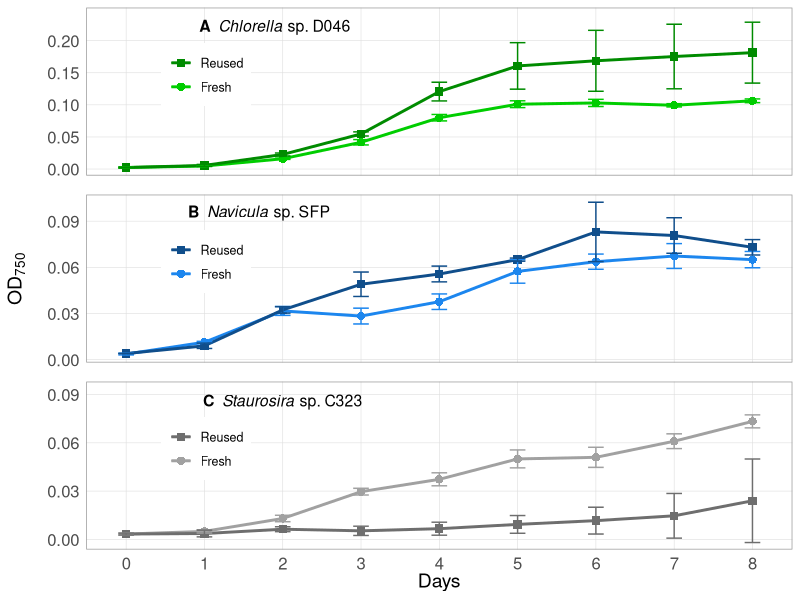
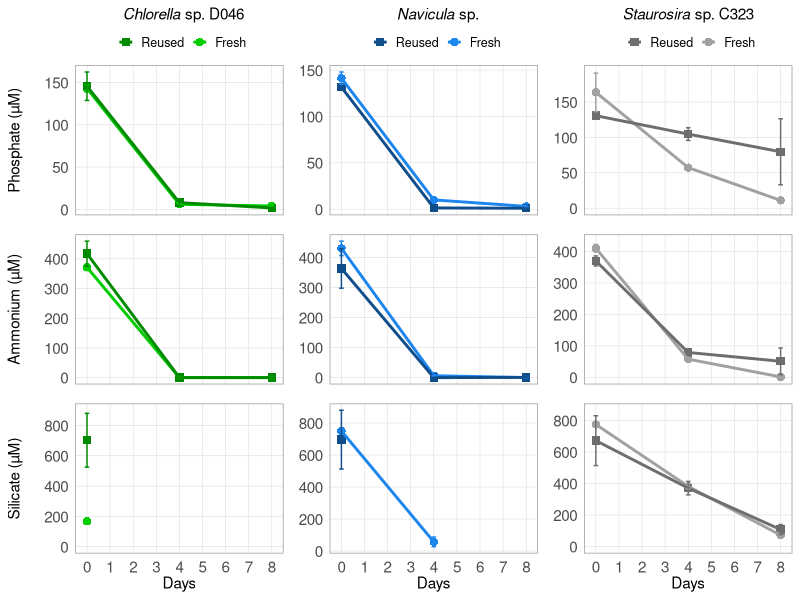
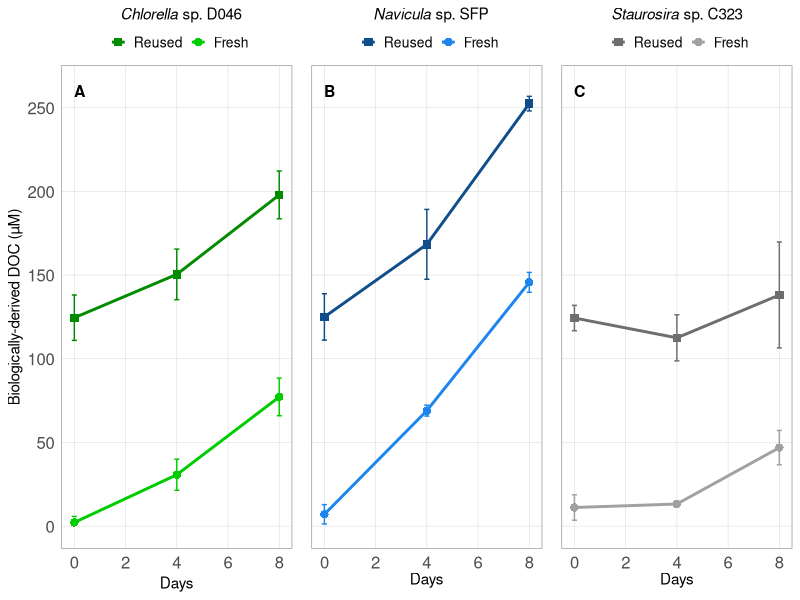
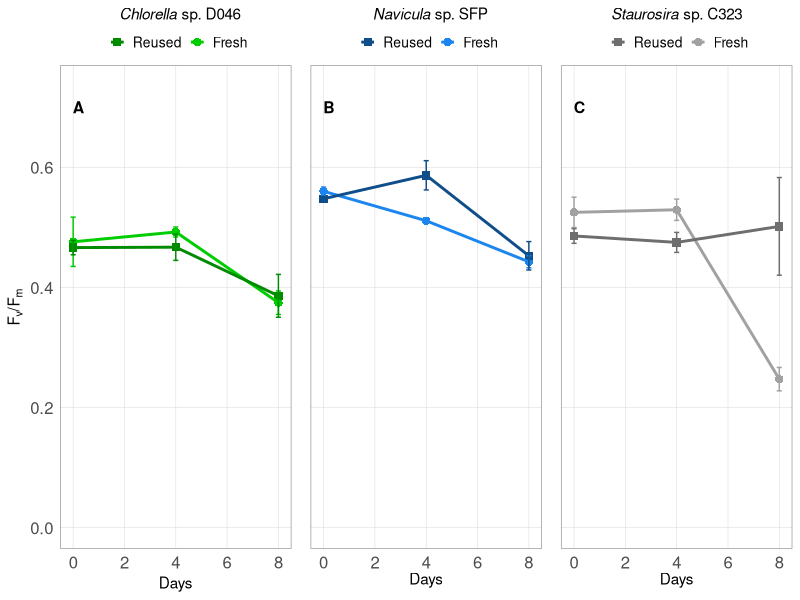
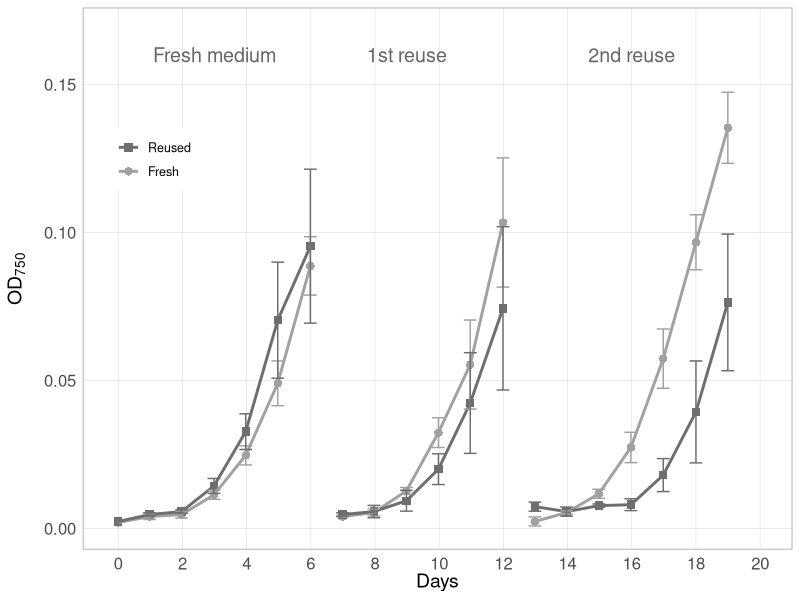
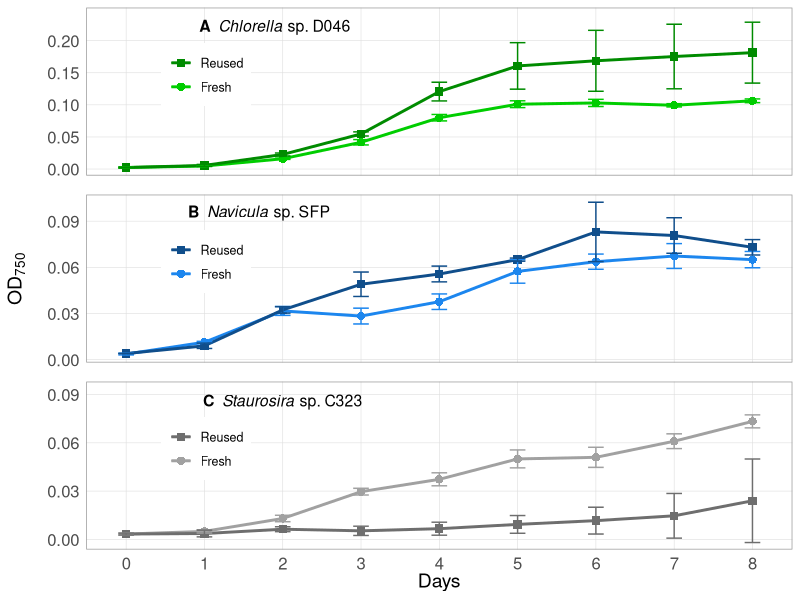
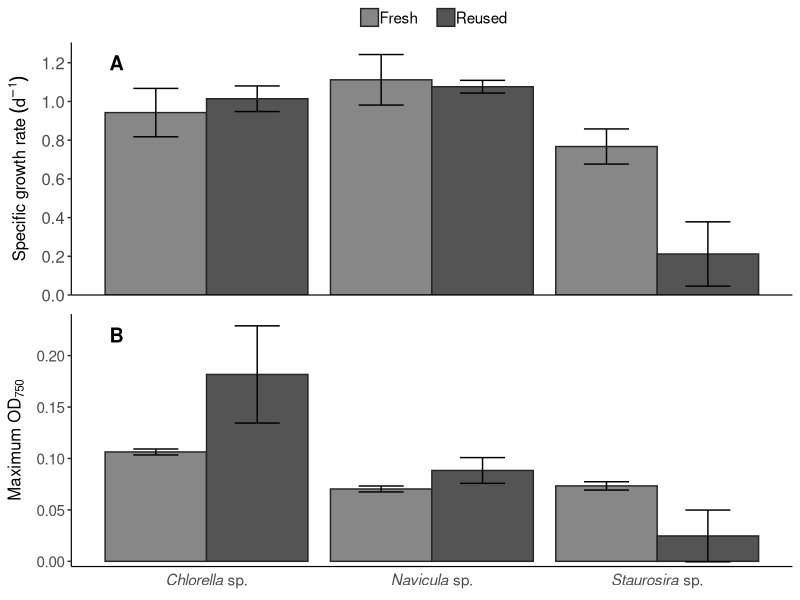
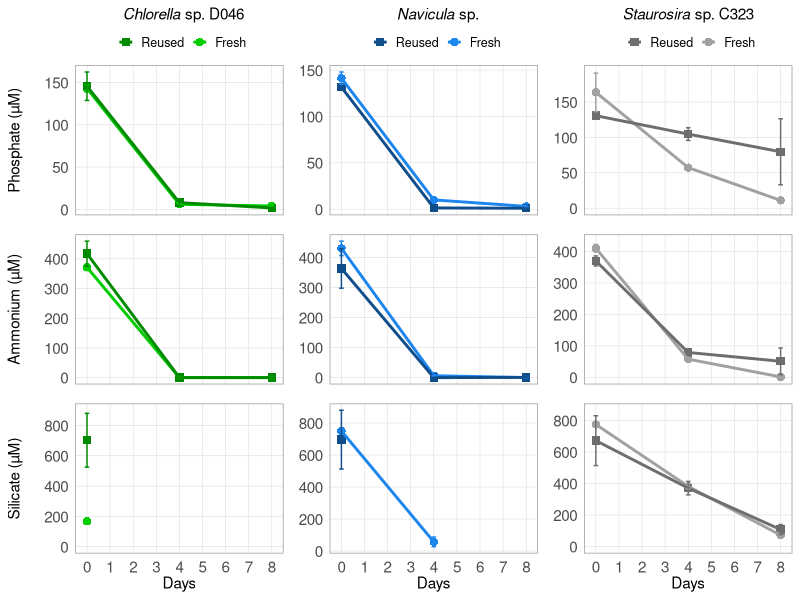

These charts were generated, in order, by the following R code:
# Project: Microalgae Cross-strain Growth Medium Reuse Experiment
# Author: Sarah Loftus, sarah.e.loftus@gmail.com

# This code organizes, analyses, and visualizes data from mircoalgae cross-strain reused medium experiments. 

# Input data and metadata are also available on Figshare: https://doi.org/10.6084/m9.figshare.7831913.v2

#######################################################################################

### Install packages ###

# Data management
library(tidyverse) 
library(lubridate)
library(broom)

# Plotting
library(gtable)
library(grid)
library(ggpubr)

### Read Data (see metadata for CSV file column descriptions)
growth_df <- read.csv("input_data/Data1_Growth.csv")        # Algae growth and experimental data for each culture replicate
daily_df <- read.csv("input_data/Data2_Daily.csv")          # Daily sampling data 

#### Parse dates and times, and calculate Days elapsed ####

daily_df %>%
  mutate(Date = mdy(Date),   
         Tstart = hm(Tstart),
         Tend = hm(Tend),
         Tmid = Tstart + as.period(0.5*as.duration(Tend - Tstart))) %>%   # Tmid = midpoint between start and end of sampling time
  do(mutate(., DaysElapsed = ((Date + Tmid) - (Date[Round == 0 & Day == 0] + Tmid[Round == 0 & Day == 0]) )/ 86400) ) %>%   # DaysElapsed =  days elapsed since start of each experiment
  select(Round, Day, Chl_medium, OD750_medium, DaysElapsed) -> daily_df2 
  # Note: warning messages do not pose problem to further analysis

#### Define additional variables ####

growth_df %>%    
  inner_join(daily_df2, by = c("Round", "Day") ) %>% # Add daily measurement data to growth data frame
  mutate(biomass_OD = OD750 -  OD750_medium,         # biomass_OD = Blank-corrected OD750 of the culture, in arbitrary units
         biomass_chl = Chl - Chl_medium              # biomass_chl = Blank-corrected chlorophyll-a concentration of the culture, in relative fluorescence units
  ) -> growth_df2    

#### Calculate daily averages and standard deviations of all variables in growth data frame. For use in plotting. ####

growth_df2 %>%
  select(-Replicate, -Chl, -OD750, -Chl_medium, -OD750_medium) %>% 
  group_by(Algae, Round, Treatment, Day) %>% 
  summarize_all(funs(mean, sd), na.rm = TRUE) %>%
  replace(., is.na(.), NA)-> growth_df_avgs  

#### Calculate variables for algae growth statistics ####

# Define time periods where cultures are in exponential phase for calculating specific growth rates (*** this is based on OD growth phase)
mu_period_02 <- 0:2   # Days 0-2; for: Navicula Round 3 all treatments/replicates
mu_period_03 <- 0:3   # Days 0-3; for: C323 Round 1 Fresh C, C323 Round 3 Fresh all replciates
mu_period_04 <- 0:4   # Days 0-4; for: C323 Round 1 Recycled B, D046 Round 3 all treatments/replicates
mu_period_13 <- 1:3   # Days 1-3; for: C323 Round 1 Fresh A
mu_period_14 <- 1:4   # Days 1-4; for: C323 Round 1 Fresh B & Recycled A & Recycled C, C323 Round 2 Fresh all replicates
mu_period_25 <- 2:5   # Days 2-5; for: C323 Round 0 all treatments/replicates
mu_period_35 <- 3:5   # Days 3-5; for: C323 Round 2 Recycled all replicates
mu_period_38 <- 3:8   # Days 3-8; for: C323 Round 3 Recycled all replciates

# Calculate specific growth rate 
growth_df2 %>%
  filter( (Algae == "Navicula" & Day %in% mu_period_02) |     # Based on the stated definitions above, select only the days used to calculate specific growth rate
          ( (Algae == "C323" & ( (Round == 1 & Treatment == "F" & Replicate == "C") | (Round == 3 & Treatment == "F") ) ) & Day %in% mu_period_03) |
          ( ((Algae == "C323" & Round == 1 & Treatment == "R" & Replicate == "E") | (Algae == "D046" & Round == 3)) & Day %in% mu_period_04) |
          (Algae == "C323" & Round == 1 & Treatment == "F" & Replicate == "A" & Day %in% mu_period_13) |
          ( (Algae == "C323" & ( ( Round == 1 & ( (Treatment == "F" & Replicate == "B") | (Treatment == "R" & (Replicate == "D" | Replicate == "F")))) | (Round == 2 & Treatment == "F"))) & Day %in% mu_period_14) | 
          (Algae == "C323" & Round == 0 & Day %in% mu_period_25) |
          (Algae == "C323" & Round == 2 & Treatment == "R" & Day %in% mu_period_35) |
          (Algae == "C323" & Round == 3 & Treatment == "R" & Day %in% mu_period_38) ) %>%   
  group_by(Algae, Round, Treatment, Replicate) %>%
  do(tidy(lm(log(biomass_OD) ~ DaysElapsed, data = .))) %>%   # linear regression of natural log algae cell concentration versus time
  filter(term == "DaysElapsed") %>%                          # where "DaysElapsed" is the row term in the linear regression output to indicate the slope, i.e., the specific growth rate
  rename(mu = estimate) %>%                                  # rename the slope of the linear regression ("estimate") as mu, mu = the specific growth rate (units = 1/day)
  select(Algae, Round, Treatment, Replicate, mu) -> mu_data

# Take averages and standard deviations of specific growth rate
mu_data %>%
  group_by(Algae, Round, Treatment) %>% 
  select(-Replicate) %>% 
  summarize_all(funs(mean, sd), na.rm = TRUE) -> mu_avgs  

# Find the maximum OD over the growth period for each replicate
growth_df2 %>% 
  select(Round, Day, Algae, Treatment, Replicate, biomass_OD) %>% 
  group_by(Round, Algae, Treatment, Replicate) %>% 
  summarize(max_OD = max(biomass_OD)) -> max_OD_data 

# Take average and standard deviation of maximum OD
max_OD_data %>% 
  group_by(Algae, Round, Treatment) %>% 
  select(-Replicate) %>% 
  summarize_all(funs(mean, sd), na.rm = TRUE) -> max_OD_avgs 

# Change in DOC in Round 3
growth_df2 %>% 
  filter(Round == 3) %>% 
  select(Day, Algae, Treatment, Replicate, DOC, biomass_OD) %>% 
  group_by(Algae, Treatment, Replicate) %>% 
  summarize(DOC_change = DOC[Day == 8] - DOC[Day == 0], # Change in DOC over the growth period
            DOC_per_OD = DOC_change/(biomass_OD[Day == 8] - biomass_OD[Day == 0])) -> DOC_change # Change in DOC per change in OD over the growth period

# Take average and standard deviation of net change in DOC in Round 3
DOC_change %>%   
  select(-Replicate) %>% 
  summarize_all(funs(mean, sd), na.rm = TRUE) -> avg_DOC_change


#### Statistics ####

# Test for equal variances of specific growth rate (mu) and maximum OD between Fresh and Reused treatments in Round 3 for each algae

# Variance test for mu
C323_mu_var <- var.test(mu_data$mu[mu_data$Algae == 'C323' & mu_data$Round == 3 & mu_data$Treatment == "F"], 
                       mu_data$mu[mu_data$Algae == 'C323' & mu_data$Round == 3 & mu_data$Treatment == "R"],
                       alternative = "two.sided")

D046_mu_var <- var.test(mu_data$mu[mu_data$Algae == 'D046' & mu_data$Treatment == "F"], 
                       mu_data$mu[mu_data$Algae == 'D046' & mu_data$Treatment == "R"],
                       alternative = "two.sided")

Navi_mu_var <- var.test(mu_data$mu[mu_data$Algae == 'Navicula' & mu_data$Treatment == "F"], 
                       mu_data$mu[mu_data$Algae == 'Navicula' & mu_data$Treatment == "R"],
                       alternative = "two.sided")

# Variance test for maximum OD
C323_max_OD_var <- var.test(max_OD_data$max_OD[max_OD_data$Algae == 'C323' & max_OD_data$Round == 3 & max_OD_data$Treatment == "F"], 
                            max_OD_data$max_OD[max_OD_data$Algae == 'C323' & max_OD_data$Round == 3 & max_OD_data$Treatment == "R"],
                            alternative = "two.sided")

D046_max_OD_var <- var.test(max_OD_data$max_OD[max_OD_data$Algae == 'D046' & max_OD_data$Treatment == "F"], 
                            max_OD_data$max_OD[max_OD_data$Algae == 'D046' & max_OD_data$Treatment == "R"],
                            alternative = "two.sided")

Navi_max_OD_var <- var.test(max_OD_data$max_OD[max_OD_data$Algae == 'Navicula' & max_OD_data$Treatment == "F"], 
                            max_OD_data$max_OD[max_OD_data$Algae == 'Navicula' & max_OD_data$Treatment == "R"],
                            alternative = "two.sided")

# Perform T tests for mu and maximum OD between Fresh and Reused treatments in Round 3 for each algae
# Based on results of variance test above, indicate in T test function where "var.equal" is TRUE or FALSE

# T test for mu
C323_mu_test <- t.test(mu_data$mu[mu_data$Algae == 'C323' & mu_data$Round == 3 & mu_data$Treatment == "F"], 
                       mu_data$mu[mu_data$Algae == 'C323' & mu_data$Round == 3 & mu_data$Treatment == "R"],
                       alternative = "two.sided", paired = FALSE, var.equal = TRUE)

D046_mu_test <- t.test(mu_data$mu[mu_data$Algae == 'D046' & mu_data$Treatment == "F"], 
                        mu_data$mu[mu_data$Algae == 'D046' & mu_data$Treatment == "R"],
                        alternative = "two.sided", paired = FALSE, var.equal = TRUE)

Navi_mu_test <- t.test(mu_data$mu[mu_data$Algae == 'Navicula' & mu_data$Treatment == "F"], 
                        mu_data$mu[mu_data$Algae == 'Navicula' & mu_data$Treatment == "R"],
                        alternative = "two.sided", paired = FALSE, var.equal = TRUE)

# T test for maximum OD
C323_max_OD_test <- t.test(max_OD_data$max_OD[max_OD_data$Algae == 'C323' & max_OD_data$Round == 3 & max_OD_data$Treatment == "F"], 
                       max_OD_data$max_OD[max_OD_data$Algae == 'C323' & max_OD_data$Round == 3 & max_OD_data$Treatment == "R"],
                       alternative = "two.sided", paired = FALSE, var.equal = TRUE)

D046_max_OD_test <- t.test(max_OD_data$max_OD[max_OD_data$Algae == 'D046' & max_OD_data$Treatment == "F"], 
                       max_OD_data$max_OD[max_OD_data$Algae == 'D046' & max_OD_data$Treatment == "R"],
                       alternative = "two.sided", paired = FALSE, var.equal = FALSE)

Navi_max_OD_test <- t.test(max_OD_data$max_OD[max_OD_data$Algae == 'Navicula' & max_OD_data$Treatment == "F"], 
                       max_OD_data$max_OD[max_OD_data$Algae == 'Navicula' & max_OD_data$Treatment == "R"],
                       alternative = "two.sided", paired = FALSE, var.equal = TRUE)


#### Figures ####

# Figure 1: Daily OD ####

  # C323 Round 0-2 ####  
  C323_OD_plot_R02 <- ggplot(data = growth_df_avgs[growth_df_avgs$Algae == "C323" & growth_df_avgs$Round != 3, ], 
                             aes(x = as.numeric(DaysElapsed_mean), y = biomass_OD_mean, color = Treatment, shape = Treatment))  +
    geom_point(size = 2.5) +
    geom_line(aes(group = interaction(Treatment, Round)), size = 1) +
    geom_errorbar(aes(ymin=biomass_OD_mean - biomass_OD_sd, ymax=biomass_OD_mean + biomass_OD_sd), width= 0.4) +
    labs(x = "Days") +
    labs(y = expression("OD"["750"])) +
    scale_color_manual(labels = c("Fresh", "Reused"), values = c('gray63','gray43'), guide = guide_legend(reverse=TRUE)) +
    scale_shape_manual(labels = c("Fresh", "Reused"), values = c(16, 15), guide = guide_legend(reverse=TRUE)) +
    scale_y_continuous(breaks = seq(0, 0.15, 0.05), expand = expand_scale(mult = c(0.05,0.1))) +  
    scale_x_continuous(limits = c(-0.1,20), breaks = seq(0, 21, 2)) +
    annotate("text", x = c(3, 9, 16), y = 0.16, label = c("Fresh medium", "1st reuse", "2nd reuse"), color = "gray40", size = 5) +
    theme( legend.key = element_rect(fill = NA),  # removes color from behind legned points/lines
           legend.title = element_blank(),
           legend.text = element_text(size = 9),
           legend.position = c(0.1,0.72),
           axis.title.y = element_text(margin = margin(r =10), size = 14),  
           axis.title.x = element_text(margin = margin(r =35), size = 14),   
           panel.background = element_rect(fill = "white"),
           panel.grid.major = element_line(colour = "gray87", size = 0.2),
           panel.border = element_rect(color = "gray60", fil = NA), 
           axis.ticks = element_blank(),
           axis.text = element_text(size = 12)) 
  
  # Save plot as pdf file
  pdf("Figures/Fig1_OD_Round02.pdf", 
      width = 7.5, height = 3)
  grid.draw(C323_OD_plot_R02)
  dev.off()
  
  # D046 phase 2 (Round 3) ####    
  D046_OD_plot <- ggplot(data = growth_df_avgs[growth_df_avgs$Algae == "D046", ], 
                         aes(x = Day, y = biomass_OD_mean, color = Treatment, shape = Treatment))  +
    geom_point(size = 2.5) +
    geom_line(aes(group = interaction(Treatment, Round)), size = 1) +
    geom_errorbar(aes(ymin=biomass_OD_mean - biomass_OD_sd, ymax=biomass_OD_mean + biomass_OD_sd), width= 0.2) +
    scale_color_manual(labels = c("Fresh", "Reused"), values = c('green3', 'green4'), guide = guide_legend(reverse=TRUE)) +
    scale_shape_manual(labels = c("Fresh", "Reused"), values = c(16, 15), guide = guide_legend(reverse=TRUE)) +
    scale_y_continuous(breaks = seq(0, 0.20, 0.05), expand = expand_scale(mult = c(0.05,0.1))) +  
    scale_x_continuous(limits = c(-0.1,8.1), breaks = seq(0, 8, 1)) +
    labs( y = " ") +
    annotate("text", x = 1.9, y = 0.22, label = expression(paste(bold("A"), italic("  Chlorella"), " sp. D046")), size = 4) + 
    theme( legend.key = element_rect(fill = NA),  # removes color from behind legned points/lines
           legend.title = element_blank(),
           legend.text = element_text(size = 9),
           axis.title.y = element_text(margin = margin(r = 15), size = 14),
           axis.title.x = element_blank(),
           legend.position = c(0.17,0.6),
           panel.grid.major = element_line(colour = "gray87", size = 0.2),
           panel.border = element_rect(color = "gray60", fil = NA), 
           panel.background = element_rect(fill = "white"),
           axis.ticks = element_blank(),
           axis.text.x = element_blank(),
           axis.text.y = element_text(size = 12))   
  
  # Navicula phase 2 (Round 3) #### 
  Navicula_OD_plot <- ggplot(data = growth_df_avgs[growth_df_avgs$Algae == "Navicula", ], 
                             aes(x = Day, y = biomass_OD_mean, color = Treatment, shape = Treatment))  +
    geom_point(size = 2.5) +
    geom_line(aes(group = interaction(Treatment, Round)), size = 1) +
    geom_errorbar(aes(ymin=biomass_OD_mean - biomass_OD_sd, ymax=biomass_OD_mean + biomass_OD_sd), width= 0.2) +
    labs(y = expression("OD"["750"])) +
    scale_color_manual(labels = c("Fresh", "Reused"), values = c('dodgerblue2', 'dodgerblue4'), guide = guide_legend(reverse=TRUE)) +
    scale_shape_manual(labels = c("Fresh", "Reused"), values = c(16, 15), guide = guide_legend(reverse=TRUE)) +
    scale_y_continuous(breaks = seq(0, 0.1, 0.03), expand = expand_scale(mult = c(0.05, 0.05))) +  
    scale_x_continuous(limits = c(-0.1,8.1), breaks = seq(0, 8, 1)) +
    annotate("text", x = 1.7, y = 0.095, label = expression(paste( bold("B"), italic("  Navicula"), " sp. SFP")), size = 4) + 
    theme( legend.key = element_rect(fill = NA),  # removes color from behind legned points/lines
           legend.title = element_blank(),
           legend.text = element_text(size = 9),
           legend.position = c(0.17,0.6),
           axis.title.y = element_text(margin = margin(r = 15), size = 14),  
           axis.title.x = element_blank(),   
           panel.grid.major = element_line(colour = "gray87", size = 0.2),
           panel.border = element_rect(color = "gray60", fil = NA),            
           panel.background = element_rect(fill = "white"),
           axis.ticks = element_blank(),
           axis.text.x = element_blank(),
           axis.text.y = element_text(size = 12)) 
  
  # C323 phase 2 (Round 3) ####  
  C323_OD_plot <- ggplot(data = growth_df_avgs[growth_df_avgs$Algae == "C323" & growth_df_avgs$Round == 3, ], 
                         aes(x = Day, y = biomass_OD_mean, color = Treatment, shape = Treatment))  +
    geom_point(size = 2.5) +
    geom_line(aes(group = interaction(Treatment, Round)), size = 1) +
    geom_errorbar(aes(ymin=biomass_OD_mean - biomass_OD_sd, ymax=biomass_OD_mean + biomass_OD_sd), width= 0.2) +
    labs(x = "Days") +
    scale_color_manual(labels = c("Fresh", "Reused"), values = c('gray63','gray43'), guide = guide_legend(reverse=TRUE)) +
    scale_shape_manual(labels = c("Fresh", "Reused"), values = c(16, 15), guide = guide_legend(reverse=TRUE)) +
    scale_y_continuous(breaks = seq(0, 0.1, 0.03), expand = expand_scale(mult = c(0.05,0.15))) +  
    scale_x_continuous(limits = c(-0.1,8.1), breaks = seq(0, 8, 1)) +
    annotate("text", x = 2, y = 0.085, label = expression(paste(bold("C"), italic("  Staurosira"), " sp. C323")), size = 4) + 
    theme( legend.key = element_rect(fill = NA),  # removes color from behind legned points/lines
           legend.title = element_blank(),
           legend.text = element_text(size = 9),
           legend.position = c(0.17,0.6),
           axis.title.y = element_blank(),  
           axis.title.x = element_text(margin = margin(r = 35), size = 14),   
           panel.background = element_rect(fill = "white"),
           panel.grid.major = element_line(colour = "gray87", size = 0.2),
           panel.border = element_rect(color = "gray60", fil = NA), 
           axis.ticks = element_blank(),
           axis.text = element_text(size = 12))   
  
  # Combine Round 3 Daily OD plots in a grid & Save as pdf ####
  
  # Convert ggplots to grobs
  D046_OD_grob <- ggplotGrob(D046_OD_plot)
  C323_OD_grob <- ggplotGrob(C323_OD_plot)
  Navi_OD_grob <- ggplotGrob(Navicula_OD_plot)
  
  # Combine in grid
  OD_gridplot <- rbind(D046_OD_grob, Navi_OD_grob, C323_OD_grob, size = "first")
  
  grid.newpage()
  grid.draw(OD_gridplot)
  
  # Save plot as pdf file
  pdf("Figures/Fig2_ODGrid.pdf", 
      width = 4, height = 6)
  grid.draw(OD_gridplot)
  dev.off()
  
# Figure S1: Specific growth rate and maximum OD in phase 2 (Round 3) ####
  
  # reorder the x-axis to D046, Navi, C323
  mu_avgs$Algae <- factor(mu_avgs$Algae, levels = c("D046", "Navicula", "C323"))
  max_OD_avgs$Algae <- factor(max_OD_avgs$Algae, levels = c("D046", "Navicula", "C323"))
  
  
  specific_growth_plot <- ggplot(data = mu_avgs[mu_avgs$Round == 3, ], 
                         aes(x = Algae, y = mean, fill = Treatment))  +
    geom_col(position = position_dodge(0.9), color = "gray15") +
    geom_errorbar(aes(ymin=mean - sd, ymax= mean + sd), width= 0.4, position = position_dodge(0.9)) +
    labs(y = expression(paste("Specific growth rate ", ("d"^-1)))) +
    scale_fill_manual(labels = c("Fresh", "Reused"), values = c('gray53','gray33')) +
    scale_x_discrete(labels=c("D046" = expression(paste(italic("Chlorella"), " sp.")), "Navicula" = expression(paste(italic("Navicula"), " sp.")), "C323" = expression(paste(italic("Staurosira"), " sp.")))) +
    annotate("text", x = 0.6, y = 1.2, label = expression(paste(bold("A"))), size = 5) + 
    scale_y_continuous(expand = expand_scale(mult = c(0, 0.05)), breaks = seq(0,1.2, by = 0.2)) +
    theme( legend.key = element_rect(fill = NA),  
           legend.title = element_blank(),
           legend.text = element_text(size = 11, margin = margin(r = 8)),
           legend.position = "top",
           legend.key.size = unit(5, "mm"),
           legend.justification = "center",
           legend.margin=margin(t = 0, b = 0, l = 10),
           legend.box.margin=margin(t = 0, b = 0),
           legend.spacing.x = unit(1, "mm"),
           panel.background = element_rect(fill = NA),
           axis.line = element_line(color = "black", size = 0.4),
           axis.ticks.x = element_blank(),
           axis.title.y = element_text(margin = margin(r = 6),size = 12),
           axis.text.y = element_text(size = 12),
           axis.title.x = element_blank(),
           axis.text.x = element_blank()) 
  
  max_OD_plot <- ggplot(data = max_OD_avgs[max_OD_avgs$Round == 3, ], 
                                 aes(x = Algae, y = mean, fill = Treatment))  +
    geom_col(position = position_dodge(0.9), color = "gray15") +
    geom_errorbar(aes(ymin=mean - sd, ymax= mean + sd), width= 0.4, position = position_dodge(0.9)) +
    labs(y = expression("Maximum OD"["750"])) +
    scale_fill_manual(labels = c("Fresh", "Reused"), values = c('gray53','gray33')) +
    scale_x_discrete(labels=c("D046" = expression(paste(italic("Chlorella"), " sp.")), "Navicula" = expression(paste(italic("Navicula"), " sp.")), "C323" = expression(paste(italic("Staurosira"), " sp.")))) +
    annotate("text", x = 0.6, y = 0.22, label = expression(paste(bold("B"))), size = 5) + 
    scale_y_continuous(expand = expand_scale(mult = c(0.02, 0.05)), breaks = seq(0,0.2, by = 0.05)) +
    theme( legend.position = "none",                              
           panel.background = element_rect(fill = NA),
           axis.line = element_line(color = "black", size = 0.4),
           axis.ticks.x = element_blank(),
           axis.title = element_text(margin = margin(r = 6),size = 12),
           axis.text = element_text(size = 11),
           axis.title.x = element_blank(),
           axis.title.y = element_text(margin = margin(r = 6),size = 12))   
  
  # Combine plots
  mu_grob <- ggplotGrob(specific_growth_plot)
  max_OD_grob <- ggplotGrob(max_OD_plot)
  
  mu_maxOD_grid <- rbind(mu_grob, max_OD_grob, size = "first")
  
  # Save plot as pdf file
  pdf("Figures/FigS1_mu_maxOD_Grid.pdf", 
      width = 4.5, height = 6.5)
  grid.draw(mu_maxOD_grid)
  dev.off()
  
# Nutrients versus Time (not published) ####    
  
  # PO4
  # D046 Round 3 ####    
  D046_PO4_plot <- ggplot(data = growth_df_avgs[growth_df_avgs$Algae == "D046" & !(is.na(growth_df_avgs$PO4_mean)), ], 
                         aes(x = Day, y = PO4_mean, color = Treatment, shape = Treatment))  +
    geom_point(size = 2.5) +
    geom_line(aes(group = interaction(Treatment, Round)), size = 1) +
    geom_errorbar(aes(ymin=PO4_mean - PO4_sd, ymax=PO4_mean + PO4_sd), width= 0.2) +
    scale_color_manual(labels = c("Fresh", "Reused"), values = c('green3', 'green4'), guide = guide_legend(reverse=TRUE)) +
    scale_shape_manual(labels = c("Fresh", "Reused"), values = c(16, 15), guide = guide_legend(reverse=TRUE)) +
    scale_y_continuous(breaks = seq(0, 175, 50), expand = expand_scale(mult = c(0.05,0.05))) +  
    scale_x_continuous(limits = c(-0.1,8.1), breaks = seq(0, 8, 1)) +
    labs( y = "Phosphate (µM)", title = expression(paste(italic("  Chlorella"), " sp. D046"))) +
    theme( legend.key = element_rect(fill = NA),  # removes color from behind legned points/lines
           legend.title = element_blank(),
           legend.text = element_text(size = 9),
           axis.title.y = element_text(margin = margin(r = 15), size = 11),
           axis.title.x = element_blank(),
           legend.position = "top",
           legend.key.size = unit(4, "mm"),
           legend.justification = "center",
           legend.margin=margin(t = 0, b = 0, l = 4),
           legend.box.margin=margin(t = 0, b = 0),
           legend.spacing.x = unit(1, "mm"),
           plot.title = element_text(hjust = 0.5, size = 11),
           panel.grid.major = element_line(colour = "gray87", size = 0.2),
           panel.border = element_rect(color = "gray60", fil = NA), 
           panel.background = element_rect(fill = "white"),
           axis.ticks = element_blank(),
           axis.text.x = element_blank(),
           axis.text.y = element_text(size = 11)) 

  # Navicula Round 3 ####    
  Navi_PO4_plot <- ggplot(data = growth_df_avgs[growth_df_avgs$Algae == "Navicula" & !(is.na(growth_df_avgs$PO4_mean)), ], 
                          aes(x = Day, y = PO4_mean, color = Treatment, shape = Treatment))  +
    geom_point(size = 2.5) +
    geom_line(aes(group = interaction(Treatment, Round)), size = 1) +
    geom_errorbar(aes(ymin=PO4_mean - PO4_sd, ymax=PO4_mean + PO4_sd), width= 0.2) +
    scale_color_manual(labels = c("Fresh", "Reused"), values = c('dodgerblue2', 'dodgerblue4'), guide = guide_legend(reverse=TRUE)) +
    scale_shape_manual(labels = c("Fresh", "Reused"), values = c(16, 15), guide = guide_legend(reverse=TRUE)) +
    scale_y_continuous(breaks = seq(0, 175, 50), expand = expand_scale(mult = c(0.05,0.05))) +  
    scale_x_continuous(limits = c(-0.1,8.1), breaks = seq(0, 8, 1)) +
    labs(title = expression(paste(italic("  Navicula"), " sp."))) +
    theme( legend.key = element_rect(fill = NA),  # removes color from behind legned points/lines
           legend.title = element_blank(),
           legend.text = element_text(size = 9),
           axis.title.y = element_blank(),
           axis.title.x = element_blank(),
           legend.position = "top",
           legend.key.size = unit(4, "mm"),
           legend.justification = "center",
           legend.margin=margin(t = 0, b = 0, l = 4),
           legend.box.margin=margin(t = 0, b = 0),
           legend.spacing.x = unit(1, "mm"),
           plot.title = element_text(hjust = 0.5, size = 11),
           panel.grid.major = element_line(colour = "gray87", size = 0.2),
           panel.border = element_rect(color = "gray60", fil = NA), 
           panel.background = element_rect(fill = "white"),
           axis.ticks = element_blank(),
           axis.text.x = element_blank(),
           axis.text.y = element_text(size = 11))   
  
  # C323 Round 3 ####    
  C323_PO4_plot <- ggplot(data = growth_df_avgs[growth_df_avgs$Algae == "C323" & !(is.na(growth_df_avgs$PO4_mean)) & growth_df_avgs$Round == 3, ], 
                          aes(x = Day, y = PO4_mean, color = Treatment, shape = Treatment))  +
    geom_point(size = 2.5) +
    geom_line(aes(group = interaction(Treatment, Round)), size = 1) +
    geom_errorbar(aes(ymin=PO4_mean - PO4_sd, ymax=PO4_mean + PO4_sd), width= 0.2) +
    scale_color_manual(labels = c("Fresh", "Reused"), values = c('gray63','gray43'), guide = guide_legend(reverse=TRUE)) +
    scale_shape_manual(labels = c("Fresh", "Reused"), values = c(16, 15), guide = guide_legend(reverse=TRUE)) +
    scale_y_continuous(breaks = seq(0, 175, 50), expand = expand_scale(mult = c(0.05,0.01)), limits = c(0, 200)) +  
    scale_x_continuous(limits = c(-0.1,8.1), breaks = seq(0, 8, 1)) +
    labs(title = expression(paste(italic("Staurosira"), " sp. C323"))) +
    theme( legend.key = element_rect(fill = NA),  # removes color from behind legned points/lines
           legend.title = element_blank(),
           legend.text = element_text(size = 9),
           axis.title.y = element_blank(),
           axis.title.x = element_blank(),
           legend.position = "top",
           legend.key.size = unit(4, "mm"),
           legend.justification = "center",
           legend.margin=margin(t = 0, b = 0, l = 4),
           legend.box.margin=margin(t = 0, b = 0),
           legend.spacing.x = unit(1, "mm"),
           plot.title = element_text(hjust = 0.5, size = 11),
           panel.grid.major = element_line(colour = "gray87", size = 0.2),
           panel.border = element_rect(color = "gray60", fil = NA), 
           panel.background = element_rect(fill = "white"),
           axis.ticks = element_blank(),
           axis.text.x = element_blank(),
           axis.text.y = element_text(size = 11)) 

  # NH4
  # D046 Round 3 ####    
  D046_NH4_plot <- ggplot(data = growth_df_avgs[growth_df_avgs$Algae == "D046" & !(is.na(growth_df_avgs$NH4_mean)), ], 
                          aes(x = Day, y = NH4_mean, color = Treatment, shape = Treatment))  +
    geom_point(size = 2.5) +
    geom_line(aes(group = interaction(Treatment, Round)), size = 1) +
    geom_errorbar(aes(ymin=NH4_mean - NH4_sd, ymax=NH4_mean + NH4_sd), width= 0.2) +
    scale_color_manual(labels = c("Fresh", "Reused"), values = c('green3', 'green4'), guide = guide_legend(reverse=TRUE)) +
    scale_shape_manual(labels = c("Fresh", "Reused"), values = c(16, 15), guide = guide_legend(reverse=TRUE)) +
    scale_y_continuous(breaks = seq(0, 450, 100), expand = expand_scale(mult = c(0.05,0.05))) +  
    scale_x_continuous(limits = c(-0.1,8.1), breaks = seq(0, 8, 1)) +
    labs( y = "Ammonium (µM)") +
    theme( legend.position="none",
           axis.title.y = element_text(margin = margin(r = 15), size = 11),
           axis.title.x = element_blank(),
           panel.grid.major = element_line(colour = "gray87", size = 0.2),
           panel.border = element_rect(color = "gray60", fil = NA), 
           panel.background = element_rect(fill = "white"),
           axis.ticks = element_blank(),
           axis.text.x = element_blank(),
           axis.text.y = element_text(size = 11)) 
  
  # Navicula Round 3 ####    
  Navi_NH4_plot <- ggplot(data = growth_df_avgs[growth_df_avgs$Algae == "Navicula" & !(is.na(growth_df_avgs$NH4_mean)), ], 
                          aes(x = Day, y = NH4_mean, color = Treatment, shape = Treatment))  +
    geom_point(size = 2.5) +
    geom_line(aes(group = interaction(Treatment, Round)), size = 1) +
    geom_errorbar(aes(ymin=NH4_mean - NH4_sd, ymax=NH4_mean + NH4_sd), width= 0.2) +
    scale_color_manual(labels = c("Fresh", "Reused"), values = c('dodgerblue2', 'dodgerblue4'), guide = guide_legend(reverse=TRUE)) +
    scale_shape_manual(labels = c("Fresh", "Reused"), values = c(16, 15), guide = guide_legend(reverse=TRUE)) +
    scale_y_continuous(breaks = seq(0, 450, 100), expand = expand_scale(mult = c(0.05,0.05))) +  
    scale_x_continuous(limits = c(-0.1,8.1), breaks = seq(0, 8, 1)) +
    theme( legend.position="none",
           axis.title.y = element_blank(),
           axis.title.x = element_blank(),
           panel.grid.major = element_line(colour = "gray87", size = 0.2),
           panel.border = element_rect(color = "gray60", fil = NA), 
           panel.background = element_rect(fill = "white"),
           axis.ticks = element_blank(),
           axis.text.x = element_blank(),
           axis.text.y = element_text(size = 11))   
  
  # C323 Round 3 ####    
  C323_NH4_plot <- ggplot(data = growth_df_avgs[growth_df_avgs$Algae == "C323" & !(is.na(growth_df_avgs$NH4_mean)) & growth_df_avgs$Round == 3, ], 
                          aes(x = Day, y = NH4_mean, color = Treatment, shape = Treatment))  +
    geom_point(size = 2.5) +
    geom_line(aes(group = interaction(Treatment, Round)), size = 1) +
    geom_errorbar(aes(ymin=NH4_mean - NH4_sd, ymax=NH4_mean + NH4_sd), width= 0.2) +
    scale_color_manual(labels = c("Fresh", "Reused"), values = c('gray63','gray43'), guide = guide_legend(reverse=TRUE)) +
    scale_shape_manual(labels = c("Fresh", "Reused"), values = c(16, 15), guide = guide_legend(reverse=TRUE)) +
    scale_y_continuous(breaks = seq(0, 400, 100), expand = expand_scale(mult = c(0.05,0.01)), limits = c(0, 450)) +  
    scale_x_continuous(limits = c(-0.1,8.1), breaks = seq(0, 8, 1)) +
    theme( legend.position="none",
           axis.title.y = element_blank(),
           axis.title.x = element_blank(),
           panel.grid.major = element_line(colour = "gray87", size = 0.2),
           panel.border = element_rect(color = "gray60", fil = NA), 
           panel.background = element_rect(fill = "white"),
           axis.ticks = element_blank(),
           axis.text.x = element_blank(),
           axis.text.y = element_text(size = 11)) 
 
  # Silicate
  # D046 Round 3 ####    
  D046_Si_plot <- ggplot(data = growth_df_avgs[growth_df_avgs$Algae == "D046" & !(is.na(growth_df_avgs$Si_mean)), ], 
                          aes(x = Day, y = Si_mean, color = Treatment, shape = Treatment))  +
    geom_point(size = 2.5) +
    geom_line(aes(group = interaction(Treatment, Round)), size = 1) +
    geom_errorbar(aes(ymin=Si_mean - Si_sd, ymax=Si_mean + Si_sd), width= 0.2) +
    scale_color_manual(labels = c("Fresh", "Reused"), values = c('green3', 'green4'), guide = guide_legend(reverse=TRUE)) +
    scale_shape_manual(labels = c("Fresh", "Reused"), values = c(16, 15), guide = guide_legend(reverse=TRUE)) +
    scale_y_continuous(breaks = seq(0, 1400, 200), expand = expand_scale(mult = c(0.05,0.05)), limits = c(0, 900)) +  
    scale_x_continuous(limits = c(-0.1,8.1), breaks = seq(0, 8, 1)) +
    labs( y = "Silicate (µM)", x = "Days") +
    theme( legend.position="none",
           axis.title.y = element_text(margin = margin(r = 15), size = 11),
           axis.title.x = element_text(margin = margin(r = 15), size = 11),
           panel.grid.major = element_line(colour = "gray87", size = 0.2),
           panel.border = element_rect(color = "gray60", fil = NA), 
           panel.background = element_rect(fill = "white"),
           axis.ticks = element_blank(),
           axis.text.x = element_text(size = 11),
           axis.text.y = element_text(size = 11)) 
  
  # Navicula Round 3 ####    
  Navi_Si_plot <- ggplot(data = growth_df_avgs[growth_df_avgs$Algae == "Navicula" & !(is.na(growth_df_avgs$Si_mean)), ], 
                          aes(x = Day, y = Si_mean, color = Treatment, shape = Treatment))  +
    geom_point(size = 2.5) +
    geom_line(aes(group = interaction(Treatment, Round)), size = 1) +
    geom_errorbar(aes(ymin=Si_mean - Si_sd, ymax=Si_mean + Si_sd), width= 0.2) +
    scale_color_manual(labels = c("Fresh", "Reused"), values = c('dodgerblue2', 'dodgerblue4'), guide = guide_legend(reverse=TRUE)) +
    scale_shape_manual(labels = c("Fresh", "Reused"), values = c(16, 15), guide = guide_legend(reverse=TRUE)) +
    scale_y_continuous(breaks = seq(0, 1400, 200), expand = expand_scale(mult = c(0.05,0.05))) +  
    scale_x_continuous(limits = c(-0.1,8.1), breaks = seq(0, 8, 1)) +
    labs(x = "Days") +
    theme( legend.position="none",
           axis.title.y = element_blank(),
           axis.title.x = element_text(margin = margin(r = 15), size = 11),
           panel.grid.major = element_line(colour = "gray87", size = 0.2),
           panel.border = element_rect(color = "gray60", fil = NA), 
           panel.background = element_rect(fill = "white"),
           axis.ticks = element_blank(),
           axis.text.x = element_text(size = 11),
           axis.text.y = element_text(size = 11))   
  
  # C323 Round 3 ####    
  C323_Si_plot <- ggplot(data = growth_df_avgs[growth_df_avgs$Algae == "C323" & !(is.na(growth_df_avgs$Si_mean)) & growth_df_avgs$Round == 3, ], 
                          aes(x = Day, y = Si_mean, color = Treatment, shape = Treatment))  +
    geom_point(size = 2.5) +
    geom_line(aes(group = interaction(Treatment, Round)), size = 1) +
    geom_errorbar(aes(ymin=Si_mean - Si_sd, ymax=Si_mean + Si_sd), width= 0.2) +
    scale_color_manual(labels = c("Fresh", "Reused"), values = c('gray63','gray43'), guide = guide_legend(reverse=TRUE)) +
    scale_shape_manual(labels = c("Fresh", "Reused"), values = c(16, 15), guide = guide_legend(reverse=TRUE)) +
    scale_y_continuous(breaks = seq(0, 1400, 200), expand = expand_scale(mult = c(0.05,0.01)), limits = c(0, 900)) +  
    scale_x_continuous(limits = c(-0.1,8.1), breaks = seq(0, 8, 1)) +
    labs(x = "Days") +
    theme( legend.position="none",
           axis.title.y = element_blank(),
           axis.title.x = element_text(margin = margin(r = 15), size = 11),
           panel.grid.major = element_line(colour = "gray87", size = 0.2),
           panel.border = element_rect(color = "gray60", fil = NA), 
           panel.background = element_rect(fill = "white"),
           axis.ticks = element_blank(),
           axis.text.x = element_text(size = 11),
           axis.text.y = element_text(size = 11)) 

  # Combine 9 plots in a 3x3 grid
  # Convert plots to grobs
  D046_PO4_grob <- ggplotGrob(D046_PO4_plot)
  Navi_PO4_grob <- ggplotGrob(Navi_PO4_plot)
  C323_PO4_grob <- ggplotGrob(C323_PO4_plot)
  D046_NH4_grob <- ggplotGrob(D046_NH4_plot)
  Navi_NH4_grob <- ggplotGrob(Navi_NH4_plot)
  C323_NH4_grob <- ggplotGrob(C323_NH4_plot)
  D046_Si_grob <- ggplotGrob(D046_Si_plot)
  Navi_Si_grob <- ggplotGrob(Navi_Si_plot)
  C323_Si_grob <- ggplotGrob(C323_Si_plot)  
  
  # Make plot columns
  nuts_col1 <- rbind(D046_PO4_grob, D046_NH4_grob, D046_Si_grob, size = "first")
  nuts_col2 <- rbind(Navi_PO4_grob, Navi_NH4_grob, Navi_Si_grob, size = "first")
  nuts_col3 <- rbind(C323_PO4_grob, C323_NH4_grob, C323_Si_grob, size = "first")
  # Set widths
  nuts_col1$widths <- unit.pmax(D046_PO4_grob$widths, D046_NH4_grob$widths, D046_Si_grob$widths)
  nuts_col2$widths <- unit.pmax(Navi_PO4_grob$widths, Navi_NH4_grob$widths, Navi_Si_grob$widths)
  nuts_col3$widths <- unit.pmax(C323_PO4_grob$widths, C323_NH4_grob$widths, C323_Si_grob$widths)
  # Combine plot columns
  nutrients_plot <- cbind(nuts_col1, nuts_col2, nuts_col3, size = "first")
  
  grid.newpage()
  grid.draw(nutrients_plot)
  
  # Save plot as pdf file
  pdf("Figures/Nutrients_vs_time.pdf", 
      width = 7, height = 5)
  grid.draw(nutrients_plot)
  dev.off()
  
#### Figure S2: Intial nutrient concentrations in phase 2 (Round 3) ####
  
  # re-order algae names
  growth_df_avgs$Algae <- factor(growth_df_avgs$Algae, levels = c("D046", "Navicula", "C323"))

  # NH4
  initial_NH4_plot <- ggplot(data = growth_df_avgs[growth_df_avgs$Round == 3 & growth_df_avgs$Day == 0, ], 
                                 aes(x = Algae, y = NH4_mean, fill = Treatment))  +
    geom_col(position = position_dodge(0.9), color = "gray15") +
    geom_errorbar(aes(ymin=NH4_mean - NH4_sd, ymax= NH4_mean + NH4_sd), width= 0.4, position = position_dodge(0.9)) +
    labs(y = "Ammonium (µM)") +
    scale_fill_manual(labels = c("Fresh", "Reused"), values = c('gray53','gray33')) +
    scale_x_discrete(labels=c("D046" = expression(paste(italic("Chlorella"), " sp.")), "Navicula" = expression(paste(italic("Navicula"), " sp.")), "C323" = expression(paste(italic("Staurosira"), " sp.")))) +
    annotate("text", x = 0.6, y = 450, label = expression(paste(bold("A"))), size = 5) + 
    scale_y_continuous(expand = expand_scale(mult = c(0, 0.05)), breaks = seq(0,450, by = 100)) +
    theme( legend.key = element_rect(fill = NA),  
           legend.title = element_blank(),
           legend.text = element_text(size = 11, margin = margin(r = 8)),
           legend.position = "top",
           legend.key.size = unit(5, "mm"),
           legend.justification = "center",
           legend.margin=margin(t = 0, b = 0, l = 10),
           legend.box.margin=margin(t = 0, b = 0),
           legend.spacing.x = unit(1, "mm"),
           panel.background = element_rect(fill = NA),
           axis.line = element_line(color = "black", size = 0.4),
           axis.ticks.x = element_blank(),
           axis.title.y = element_text(margin = margin(r = 6),size = 12),
           axis.text.y = element_text(size = 12),
           axis.title.x = element_blank(),
           axis.text.x = element_blank()) 
  
  # PO4
  initial_PO4_plot <- ggplot(data = growth_df_avgs[growth_df_avgs$Round == 3 & growth_df_avgs$Day == 0, ], 
                        aes(x = Algae, y = PO4_mean, fill = Treatment))  +
    geom_col(position = position_dodge(0.9), color = "gray15") +
    geom_errorbar(aes(ymin=PO4_mean - PO4_sd, ymax= PO4_mean + PO4_sd), width= 0.4, position = position_dodge(0.9)) +
    labs(y = "Phosphate (µM)") +
    scale_fill_manual(labels = c("Fresh", "Reused"), values = c('gray53','gray33')) +
    scale_x_discrete(labels=c("D046" = expression(paste(italic("Chlorella"), " sp.")), "Navicula" = expression(paste(italic("Navicula"), " sp.")), "C323" = expression(paste(italic("Staurosira"), " sp.")))) +
    annotate("text", x = 0.6, y = 200, label = expression(paste(bold("B"))), size = 5) + 
    scale_y_continuous(expand = expand_scale(mult = c(0.02, 0.05)), breaks = seq(0,200, by = 50)) +
    theme( legend.position = "none",                              
           panel.background = element_rect(fill = NA),
           axis.line = element_line(color = "black", size = 0.4),
           axis.ticks.x = element_blank(),
           axis.title.y = element_text(margin = margin(r = 6),size = 12),
           axis.text.y = element_text(size = 12),
           axis.title.x = element_blank(),
           axis.text.x = element_blank()) 
  
  #Silicate
  initial_Si_plot <- ggplot(data = growth_df_avgs[growth_df_avgs$Round == 3 & growth_df_avgs$Day == 0, ], 
                             aes(x = Algae, y = Si_mean, fill = Treatment))  +
    geom_col(position = position_dodge(0.9), color = "gray15") +
    geom_errorbar(aes(ymin=Si_mean - Si_sd, ymax= Si_mean + Si_sd), width= 0.4, position = position_dodge(0.9)) +
    labs(y = "Silicate (µM)") +
    scale_fill_manual(labels = c("Fresh", "Reused"), values = c('gray53','gray33')) +
    scale_x_discrete(labels=c("D046" = expression(paste(italic("Chlorella"), " sp.")), "Navicula" = expression(paste(italic("Navicula"), " sp.")), "C323" = expression(paste(italic("Staurosira"), " sp.")))) +
    annotate("text", x = 0.6, y = 900, label = expression(paste(bold("C"))), size = 5) + 
    scale_y_continuous(expand = expand_scale(mult = c(0.02, 0.05)), breaks = seq(0,1500, by = 200)) +
    theme( legend.position = "none",                              
           panel.background = element_rect(fill = NA),
           axis.line = element_line(color = "black", size = 0.4),
           axis.ticks.x = element_blank(),
           axis.title = element_text(margin = margin(r = 6),size = 12),
           axis.text = element_text(size = 12),
           axis.title.x = element_blank(),
           axis.title.y = element_text(margin = margin(r = 6),size = 12))
  
  # Combine plots
  init_NH4_grob <- ggplotGrob(initial_NH4_plot)
  init_PO4_grob <- ggplotGrob(initial_PO4_plot)
  init_Si_grob <- ggplotGrob(initial_Si_plot)
  
  init_nuts_grid <- rbind(init_NH4_grob, init_PO4_grob, init_Si_grob, size = "first")
  
  # Save plot as pdf file
  pdf("Figures/FigS2_init_nuts.pdf", 
      width = 4, height = 7.5)
  grid.draw(init_nuts_grid)
  dev.off()

  
# DOC ####
  
  D046_DOC_plot <- ggplot(data = growth_df_avgs[growth_df_avgs$Algae == "D046" & !(is.na(growth_df_avgs$DOC_mean)), ], 
                         aes(x = Day, y = DOC_mean, color = Treatment, shape = Treatment))  +
    geom_point(size = 2.5) +
    geom_line(aes(group = interaction(Treatment, Round)), size = 1) +
    geom_errorbar(aes(ymin=DOC_mean - DOC_sd, ymax=DOC_mean + DOC_sd), width= 0.2) +
    scale_color_manual(labels = c("Fresh", "Reused"), values = c('green3', 'green4'), guide = guide_legend(reverse=TRUE)) +
    scale_shape_manual(labels = c("Fresh", "Reused"), values = c(16, 15), guide = guide_legend(reverse=TRUE)) +
    scale_y_continuous(limits = c(0, 270), breaks = seq(0, 250, 50), expand = expand_scale(mult = c(0.05,0.02))) +  
    scale_x_continuous(limits = c(-0.1,8.1), breaks = seq(0, 8, 2)) +
    annotate("text", x = 0.2, y = 260, label = expression(paste(bold("A"))), size = 4) + 
    labs( y = "Biologically-derived DOC (µM)", x = "Days", title = expression(paste(italic("  Chlorella"), " sp. D046"))) +
    theme( legend.key = element_rect(fill = NA),  # removes color from behind legned points/lines
           legend.title = element_blank(),
           legend.text = element_text(size = 10),
           axis.title = element_text(margin = margin(r = 15), size = 11),
           legend.position = "top",
           legend.key.size = unit(4, "mm"),
           legend.justification = "center",
           legend.margin=margin(t = 0, b = 0, l = 4),
           legend.box.margin=margin(t = 0, b = 0),
           legend.spacing.x = unit(1, "mm"),
           plot.title = element_text(hjust = 0.5, size = 11),
           panel.grid.major = element_line(colour = "gray87", size = 0.2),
           panel.border = element_rect(color = "gray60", fil = NA), 
           panel.background = element_rect(fill = "white"),
           axis.ticks = element_blank(),
           axis.text.x = element_text(size = 12),
           axis.text.y = element_text(size = 12))   
  
  Navicula_DOC_plot <- ggplot(data = growth_df_avgs[growth_df_avgs$Algae == "Navicula" & !(is.na(growth_df_avgs$DOC_mean)), ], 
                             aes(x = Day, y = DOC_mean, color = Treatment, shape = Treatment))  +
    geom_point(size = 2.5) +
    geom_line(aes(group = interaction(Treatment, Round)), size = 1) +
    geom_errorbar(aes(ymin=DOC_mean - DOC_sd, ymax=DOC_mean + DOC_sd), width= 0.2) +
    scale_color_manual(labels = c("Fresh", "Reused"), values = c('dodgerblue2', 'dodgerblue4'), guide = guide_legend(reverse=TRUE)) +
    scale_shape_manual(labels = c("Fresh", "Reused"), values = c(16, 15), guide = guide_legend(reverse=TRUE)) +
    scale_y_continuous(limits = c(0, 270), breaks = seq(0, 250, 50), expand = expand_scale(mult = c(0.05,0.02))) +  
    scale_x_continuous(limits = c(-0.1,8.1), breaks = seq(0, 8, 2)) +
    annotate("text", x = 0.2, y = 260, label = expression(paste(bold("B"))), size = 4) + 
    labs(x = "Days", title = expression(paste(italic("  Navicula"), " sp. SFP"))) +
    theme( legend.key = element_rect(fill = NA),  
           legend.title = element_blank(),
           legend.text = element_text(size = 10),
           axis.title.x = element_text(margin = margin(r = 15), size = 11),
           axis.title.y = element_blank(),
           legend.position = "top",
           legend.key.size = unit(4, "mm"),
           legend.justification = "center",
           legend.margin=margin(t = 0, b = 0, l = 4),
           legend.box.margin=margin(t = 0, b = 0),
           legend.spacing.x = unit(1, "mm"),
           plot.title = element_text(hjust = 0.5, size = 11),
           panel.grid.major = element_line(colour = "gray87", size = 0.2),
           panel.border = element_rect(color = "gray60", fil = NA), 
           panel.background = element_rect(fill = "white"),
           axis.ticks = element_blank(),
           axis.text.x = element_text(size = 12),
           axis.text.y = element_blank())
  
  C323_DOC_plot <- ggplot(data = growth_df_avgs[growth_df_avgs$Algae == "C323" & !(is.na(growth_df_avgs$DOC_mean)) & growth_df_avgs$Round == 3, ], 
                         aes(x = Day, y = DOC_mean, color = Treatment, shape = Treatment))  +
    geom_point(size = 2.5) +
    geom_line(aes(group = interaction(Treatment, Round)), size = 1) +
    geom_errorbar(aes(ymin=DOC_mean - DOC_sd, ymax=DOC_mean + DOC_sd), width= 0.2) +
    scale_color_manual(labels = c("Fresh", "Reused"), values = c('gray63','gray43'), guide = guide_legend(reverse=TRUE)) +
    scale_shape_manual(labels = c("Fresh", "Reused"), values = c(16, 15), guide = guide_legend(reverse=TRUE)) +
    scale_y_continuous(limits = c(0, 270), breaks = seq(0, 250, 50), expand = expand_scale(mult = c(0.05,0.02))) +  
    scale_x_continuous(limits = c(-0.1,8.1), breaks = seq(0, 8, 2)) +
    annotate("text", x = 0.2, y = 260, label = expression(paste(bold("C"))), size = 4) + 
    labs(x = "Days", title = expression(paste(italic("Staurosira"), " sp. C323"))) +
    theme( legend.key = element_rect(fill = NA),  
           legend.title = element_blank(),
           legend.text = element_text(size = 10),
           axis.title.x = element_text(margin = margin(r = 15), size = 11),
           axis.title.y = element_blank(),
           legend.position = "top",
           legend.key.size = unit(4, "mm"),
           legend.justification = "center",
           legend.margin=margin(t = 0, b = 0, l = 4),
           legend.box.margin=margin(t = 0, b = 0),
           legend.spacing.x = unit(1, "mm"),
           plot.title = element_text(hjust = 0.5, size = 11),
           panel.grid.major = element_line(colour = "gray87", size = 0.2),
           panel.border = element_rect(color = "gray60", fil = NA), 
           panel.background = element_rect(fill = "white"),
           axis.ticks = element_blank(),
           axis.text.x = element_text(size = 12),
           axis.text.y = element_blank())
  
  # Combine Round 3 Daily OD plots in a grid & Save as pdf ####
  
  # Convert ggplots to grobs
  D046_DOC_grob <- ggplotGrob(D046_DOC_plot)
  C323_DOC_grob <- ggplotGrob(C323_DOC_plot)
  Navi_DOC_grob <- ggplotGrob(Navicula_DOC_plot)
  
  # Combine in grid
  DOC_gridplot <- cbind(D046_DOC_grob, Navi_DOC_grob, C323_DOC_grob, size = "first")
  
  grid.newpage()
  grid.draw(DOC_gridplot)
  
  # Save plot as pdf file
  pdf("Figures/Fig3_DOCvsTime.pdf", 
      width = 7.5, height = 3)
  grid.draw(DOC_gridplot)
  dev.off()
  
# Fv/Fm  ####
  
  D046_FvFm_plot <- ggplot(data = growth_df_avgs[growth_df_avgs$Algae == "D046" & !(is.na(growth_df_avgs$FvFm_mean)), ], 
                          aes(x = Day, y = FvFm_mean, color = Treatment, shape = Treatment))  +
    geom_point(size = 2.5) +
    geom_line(aes(group = interaction(Treatment, Round)), size = 1) +
    geom_errorbar(aes(ymin=FvFm_mean - FvFm_sd, ymax=FvFm_mean + FvFm_sd), width= 0.2) +
    scale_color_manual(labels = c("Fresh", "Reused"), values = c('green3', 'green4'), guide = guide_legend(reverse=TRUE)) +
    scale_shape_manual(labels = c("Fresh", "Reused"), values = c(16, 15), guide = guide_legend(reverse=TRUE)) +
    scale_y_continuous(breaks = seq(0, 1, 0.2), expand = expand_scale(mult = c(0.05,0.1)), lim = c(0,0.7)) +  
    scale_x_continuous(limits = c(-0.1,8.1), breaks = seq(0, 8, 2)) +
    annotate("text", x = 0.2, y = 0.7, label = expression(paste(bold("A"))), size = 4) + 
    labs( y = expression(paste("F"["v"]*"/F"["m"])), x = "Days", title = expression(paste(italic("  Chlorella"), " sp. D046"))) +
    theme( legend.key = element_rect(fill = NA),  # removes color from behind legned points/lines
           legend.title = element_blank(),
           legend.text = element_text(size = 10),
           axis.title = element_text(margin = margin(r = 15), size = 11),
           legend.position = "top",
           legend.key.size = unit(4, "mm"),
           legend.justification = "center",
           legend.margin=margin(t = 0, b = 0, l = 4),
           legend.box.margin=margin(t = 0, b = 0),
           legend.spacing.x = unit(1, "mm"),
           plot.title = element_text(hjust = 0.5, size = 11),
           panel.grid.major = element_line(colour = "gray87", size = 0.2),
           panel.border = element_rect(color = "gray60", fil = NA), 
           panel.background = element_rect(fill = "white"),
           axis.ticks = element_blank(),
           axis.text.x = element_text(size = 12),
           axis.text.y = element_text(size = 12))   
  
  Navicula_FvFm_plot <- ggplot(data = growth_df_avgs[growth_df_avgs$Algae == "Navicula" & !(is.na(growth_df_avgs$FvFm_mean)), ], 
                              aes(x = Day, y = FvFm_mean, color = Treatment, shape = Treatment))  +
    geom_point(size = 2.5) +
    geom_line(aes(group = interaction(Treatment, Round)), size = 1) +
    geom_errorbar(aes(ymin=FvFm_mean - FvFm_sd, ymax=FvFm_mean + FvFm_sd), width= 0.2) +
    scale_color_manual(labels = c("Fresh", "Reused"), values = c('dodgerblue2', 'dodgerblue4'), guide = guide_legend(reverse=TRUE)) +
    scale_shape_manual(labels = c("Fresh", "Reused"), values = c(16, 15), guide = guide_legend(reverse=TRUE)) +
    scale_y_continuous(breaks = seq(0, 1, 0.2), expand = expand_scale(mult = c(0.05,0.1)), lim = c(0, 0.7)) +  
    scale_x_continuous(limits = c(-0.1,8.1), breaks = seq(0, 8, 2)) +
    annotate("text", x = 0.2, y = 0.7, label = expression(paste(bold("B"))), size = 4) + 
    labs(x = "Days", title = expression(paste(italic("  Navicula"), " sp. SFP"))) +
    theme( legend.key = element_rect(fill = NA),  
           legend.title = element_blank(),
           legend.text = element_text(size = 10),
           axis.title.x = element_text(margin = margin(r = 15), size = 11),
           axis.title.y = element_blank(),
           legend.position = "top",
           legend.key.size = unit(4, "mm"),
           legend.justification = "center",
           legend.margin=margin(t = 0, b = 0, l = 4),
           legend.box.margin=margin(t = 0, b = 0),
           legend.spacing.x = unit(1, "mm"),
           plot.title = element_text(hjust = 0.5, size = 11),
           panel.grid.major = element_line(colour = "gray87", size = 0.2),
           panel.border = element_rect(color = "gray60", fil = NA), 
           panel.background = element_rect(fill = "white"),
           axis.ticks = element_blank(),
           axis.text.x = element_text(size = 12),
           axis.text.y = element_blank())
  
  C323_FvFm_plot <- ggplot(data = growth_df_avgs[growth_df_avgs$Algae == "C323" & !(is.na(growth_df_avgs$FvFm_mean)) & growth_df_avgs$Round == 3, ], 
                          aes(x = Day, y = FvFm_mean, color = Treatment, shape = Treatment))  +
    geom_point(size = 2.5) +
    geom_line(aes(group = interaction(Treatment, Round)), size = 1) +
    geom_errorbar(aes(ymin=FvFm_mean - FvFm_sd, ymax=FvFm_mean + FvFm_sd), width= 0.2) +
    scale_color_manual(labels = c("Fresh", "Reused"), values = c('gray63','gray43'), guide = guide_legend(reverse=TRUE)) +
    scale_shape_manual(labels = c("Fresh", "Reused"), values = c(16, 15), guide = guide_legend(reverse=TRUE)) +
    scale_y_continuous(breaks = seq(0, 1, 0.2), expand = expand_scale(mult = c(0.05,0.1)), lim = c(0, 0.7)) +  
    scale_x_continuous(limits = c(-0.1,8.1), breaks = seq(0, 8, 2)) +
    annotate("text", x = 0.2, y = 0.7, label = expression(paste(bold("C"))), size = 4) + 
    labs(x = "Days", title = expression(paste(italic("Staurosira"), " sp. C323"))) +
    theme( legend.key = element_rect(fill = NA),  
           legend.title = element_blank(),
           legend.text = element_text(size = 10),
           axis.title.x = element_text(margin = margin(r = 15), size = 11),
           axis.title.y = element_blank(),
           legend.position = "top",
           legend.key.size = unit(4, "mm"),
           legend.justification = "center",
           legend.margin=margin(t = 0, b = 0, l = 4),
           legend.box.margin=margin(t = 0, b = 0),
           legend.spacing.x = unit(1, "mm"),
           plot.title = element_text(hjust = 0.5, size = 11),
           panel.grid.major = element_line(colour = "gray87", size = 0.2),
           panel.border = element_rect(color = "gray60", fil = NA), 
           panel.background = element_rect(fill = "white"),
           axis.ticks = element_blank(),
           axis.text.x = element_text(size = 12),
           axis.text.y = element_blank())
  
  # Combine plots in a grid & Save as pdf ####
  
  # Convert ggplots to grobs
  D046_FvFm_grob <- ggplotGrob(D046_FvFm_plot)
  C323_FvFm_grob <- ggplotGrob(C323_FvFm_plot)
  Navi_FvFm_grob <- ggplotGrob(Navicula_FvFm_plot)
  
  # Combine in grid
  FvFm_gridplot <- cbind(D046_FvFm_grob, Navi_FvFm_grob, C323_FvFm_grob, size = "first")
  
  grid.newpage()
  grid.draw(FvFm_gridplot)
  
  # Save plot as pdf file
  pdf("Figures/FigS3_FvFmvsTime.pdf", 
      width = 7.5, height = 3)
  grid.draw(FvFm_gridplot)
  dev.off()

  
